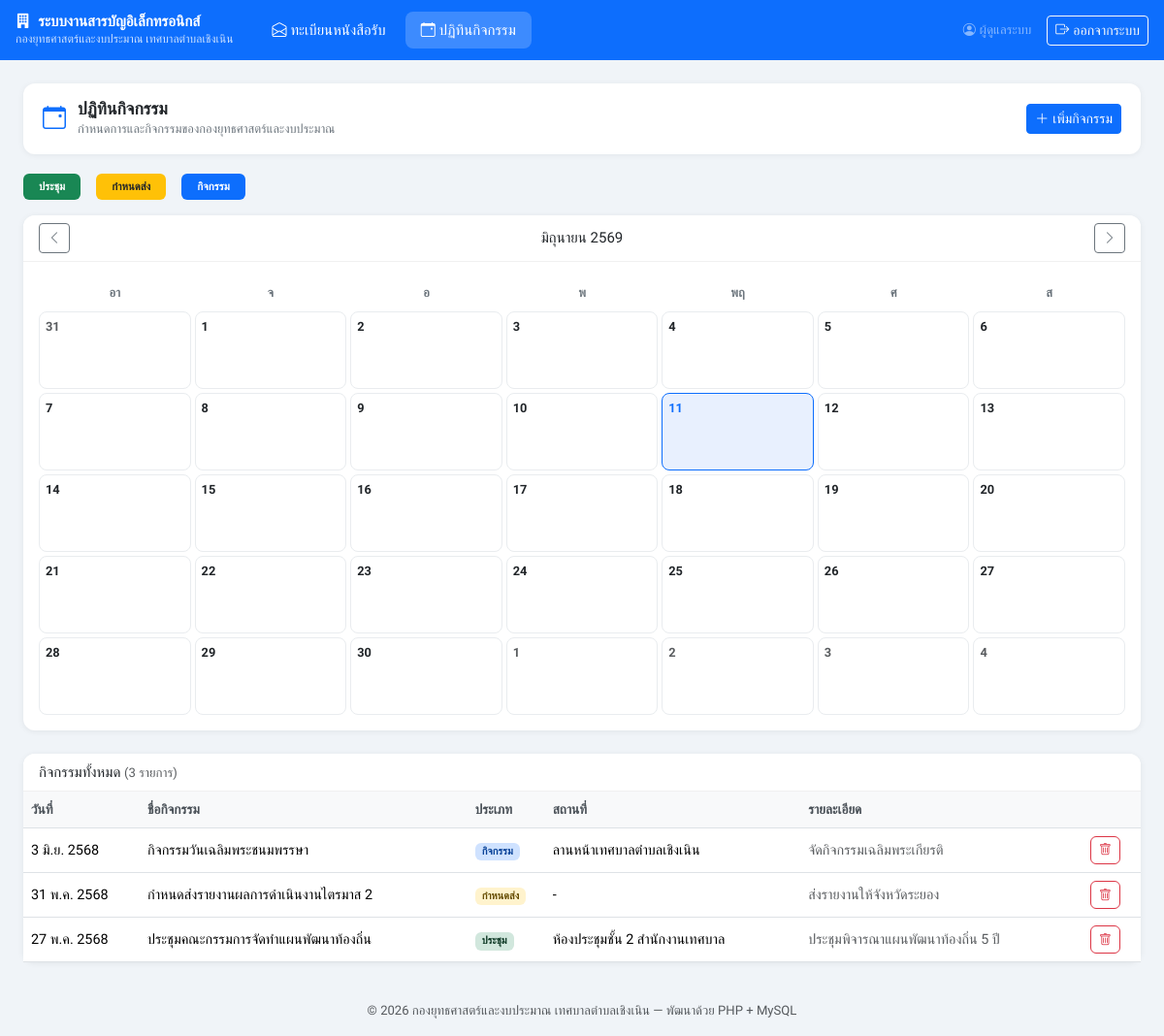
The app's page /events.php (signed in) with its own data.
### tables this page shows
CREATE TABLE IF NOT EXISTS events (
    id INT AUTO_INCREMENT PRIMARY KEY,
    event_name VARCHAR(200) NOT NULL,
    event_date DATE NOT NULL,
    event_type ENUM('ประชุม','กำหนดส่ง','กิจกรรม') DEFAULT 'กิจกรรม',
    location VARCHAR(200),
    detail TEXT,
    created_by INT,
    created_at TIMESTAMP DEFAULT CURRENT_TIMESTAMP,
    FOREIGN KEY (created_by) REFERENCES users(id)
);

### includes/config.php (called while the page is built, shortened)
<?php
function thaiDate($date) {
    $months = ['','ม.ค.','ก.พ.','มี.ค.','เม.ย.','พ.ค.','มิ.ย.','ก.ค.','ส.ค.','ก.ย.','ต.ค.','พ.ย.','ธ.ค.'];
    $d = date_create($date);
    $day   = date_format($d, 'j');
    $month = (int) date_format($d, 'n');
    $year  = (int) date_format($d, 'Y') + 543;
    return "$day {$months[$month]} $year";
}
function sanitize($str) {
    return htmlspecialchars(trim($str), ENT_QUOTES, 'UTF-8');
}

### events.php (the view, shortened to what this page needs)
<?php
require_once 'includes/config.php';
$db = getDB();
$calYear  = (int) ($_GET['y'] ?? date('Y'));
$calMonth = (int) ($_GET['m'] ?? date('n'));
$firstDay   = mktime(0,0,0,$calMonth,1,$calYear);
$daysInMonth= date('t', $firstDay);
$startWday  = (int) date('w', $firstDay);
$allEvents = $db->query("SELECT * FROM events ORDER BY event_date DESC")->fetch_all(MYSQLI_ASSOC);
$thaiMonths = ['','มกราคม','กุมภาพันธ์','มีนาคม','เมษายน','พฤษภาคม','มิถุนายน','กรกฎาคม','สิงหาคม','กันยายน','ตุลาคม','พฤศจิกายน','ธันวาคม'];
$prevM = $calMonth-1 < 1  ? ['m'=>12,'y'=>$calYear-1] : ['m'=>$calMonth-1,'y'=>$calYear];
$nextM = $calMonth+1 > 12 ? ['m'=>1, 'y'=>$calYear+1] : ['m'=>$calMonth+1,'y'=>$calYear];
include 'includes/navbar.php';
?>
<div class="page-header">
  <i class="bi bi-calendar-event text-primary fs-4"></i>
  <div>
    <h4>ปฏิทินกิจกรรม</h4>
    <p class="sub">กำหนดการและกิจกรรมของกองยุทธศาสตร์และงบประมาณ</p>
  </div>
  <div class="ms-auto">
    <button class="btn btn-sm btn-primary" data-bs-toggle="modal" data-bs-target="#modalEvent">
      <i class="bi bi-plus-lg me-1"></i>เพิ่มกิจกรรม
    </button>
  </div>
</div>
<div class="d-flex gap-3 mb-3">
  <span class="badge bg-success px-3 py-2">ประชุม</span>
  <span class="badge bg-warning text-dark px-3 py-2">กำหนดส่ง</span>
  <span class="badge bg-primary px-3 py-2">กิจกรรม</span>
</div>
<div class="card mb-4">
  <div class="card-header d-flex align-items-center justify-content-between py-2">
    <a href="events.php?y=<?= $prevM['y'] ?>&m=<?= $prevM['m'] ?>" class="btn btn-sm btn-outline-secondary"><i class="bi bi-chevron-left"></i></a>
    <span class="fw-600"><?= $thaiMonths[$calMonth] ?> <?= $calYear+543 ?></span>
    <a href="events.php?y=<?= $nextM['y'] ?>&m=<?= $nextM['m'] ?>" class="btn btn-sm btn-outline-secondary"><i class="bi bi-chevron-right"></i></a>
  </div>
  <div class="card-body">
    <div class="cal-grid">
      <?php foreach (['อา','จ','อ','พ','พฤ','ศ','ส'] as $dn): ?>
      <div class="cal-day-name"><?= $dn ?></div>
      <?php endforeach; ?>
      <?php
      $prevDays = date('t', mktime(0,0,0,$calMonth-1,1,$calYear));
      for ($i = 0; $i < $startWday; $i++):
          $d = $prevDays - $startWday + $i + 1;
      ?>
      <div class="cal-cell other-month"><div class="cal-date text-muted"><?= $d ?></div></div>
      <?php endfor; ?>
      <?php for ($d = 1; $d <= $daysInMonth; $d++):
          $dateStr  = sprintf('%04d-%02d-%02d', $calYear, $calMonth, $d);
          $isToday  = ($dateStr === date('Y-m-d'));
      ?>
      <div class="cal-cell <?= $isToday ? 'today' : '' ?>">
        <div class="cal-date <?= $isToday ? 'text-primary' : '' ?>"><?= $d ?></div>
      </div>
      <?php endfor; ?>
      <?php
      $cells = $startWday + $daysInMonth;
      $remain = $cells % 7 ? 7 - ($cells % 7) : 0;
      for ($i = 1; $i <= $remain; $i++): ?>
      <div class="cal-cell other-month"><div class="cal-date text-muted"><?= $i ?></div></div>
      <?php endfor; ?>
    </div>
  </div>
</div>
<div class="card">
  <div class="card-header py-2">
    <span class="fw-600">กิจกรรมทั้งหมด <span class="text-muted small">(<?= count($allEvents) ?> รายการ)</span></span>
  </div>
  <div class="card-body p-0">
    <div class="table-responsive">
      <table class="table table-hover mb-0">
        <thead>
          <tr>
            <th style="width:120px">วันที่</th>
            <th>ชื่อกิจกรรม</th>
            <th style="width:80px">ประเภท</th>
            <th>สถานที่</th>
            <th>รายละเอียด</th>
            <th style="width:60px"></th>
          </tr>
        </thead>
        <tbody>
          <?php if (empty($allEvents)): ?>
          <tr><td colspan="6" class="text-center text-muted py-4"><i class="bi bi-calendar-x fs-4 d-block mb-1"></i>ไม่มีกิจกรรม</td></tr>
          <?php else: ?>
          <?php foreach ($allEvents as $e): ?>
          <tr>
            <td><?= thaiDate($e['event_date']) ?></td>
            <td class="fw-500"><?= sanitize($e['event_name']) ?></td>
            <td><span class="badge badge-<?= $e['event_type'] ?>"><?= $e['event_type'] ?></span></td>
            <td><?= sanitize($e['location'] ?: '-') ?></td>
            <td class="text-muted small"><?= sanitize($e['detail'] ?: '-') ?></td>
            <td>
              <form method="POST" onsubmit="return confirm('ยืนยันการลบ?')">
                <button class="btn btn-outline-danger btn-action"><i class="bi bi-trash"></i></button>
              </form>
            </td>
          </tr>
          <?php endforeach; ?>
          <?php endif; ?>
        </tbody>
      </table>
    </div>
  </div>
</div>
<?php include 'includes/footer.php'; ?>

### includes/navbar.php (style rules this page uses)
body { font-family: 'Sarabun', sans-serif; background: #f0f4f8; font-size: 15px; }
.card { border: none; border-radius: 12px; box-shadow: 0 1px 6px rgba(0,0,0,.07); }
.card-header { background: #fff; border-bottom: 1px solid #f0f0f0; border-radius: 12px 12px 0 0 !important; }
.table th { font-weight: 600; font-size: .85rem; background: #f8f9fa; color: #495057; }
.table td { vertical-align: middle; font-size: .9rem; }
.badge-ประชุม { background: #d1e7dd; color: #0a3622; }
.badge-กำหนดส่ง { background: #fff3cd; color: #664d03; }
.badge-กิจกรรม { background: #cfe2ff; color: #084298; }
.btn-action { padding: .25rem .5rem; font-size: .8rem; }
.cal-grid { display: grid; grid-template-columns: repeat(7, 1fr); gap: 4px; }
.cal-day-name { text-align: center; font-weight: 600; font-size: .8rem; color: #6c757d; padding: 6px 0; }
.cal-cell { min-height: 80px; border: 1px solid #e9ecef; border-radius: 8px; padding: 5px 6px; background: #fff; cursor: pointer; transition: border-color .15s; }
.cal-cell.today { border-color: #0d6efd; background: #e8f0fe; }
.cal-cell.other-month .cal-date { color: #ced4da; }
.cal-date { font-size: .8rem; font-weight: 600; margin-bottom: 2px; }
.page-header { background: #fff; border-radius: 12px; padding: 1rem 1.25rem; margin-bottom: 1.25rem; box-shadow: 0 1px 6px rgba(0,0,0,.06); display: flex; align-items: center; gap: .75rem; }
.page-header h4 { margin: 0; font-weight: 700; font-size: 1.1rem; }
.page-header .sub { font-size: .8rem; color: #6c757d; margin: 0; }

### records on screen
events: event_date "3 มิ.ย. 2568", event_name "กิจกรรมวันเฉลิมพระชนมพรรษา", event_type "กิจกรรม", location "ลานหน้าเทศบาลตำบลเชิงเนิน", detail "จัดกิจกรรมเฉลิมพระเกียรติ"
events: event_date "31 พ.ค. 2568", event_name "กำหนดส่งรายงานผลการดำเนินงานไตรมาส 2", event_type "กำหนดส่ง", location "-", detail "ส่งรายงานให้จังหวัดระยอง"
events: event_date "27 พ.ค. 2568", event_name "ประชุมคณะกรรมการจัดทำแผนพัฒนาท้องถิ่น", event_type "ประชุม", location "ห้องประชุมชั้น 2 สำนักงานเทศบาล", detail "ประชุมพิจารณาแผนพัฒนาท้องถิ่น 5 ปี"

### other values on screen
SITE_NAME "ระบบงานสารบัญอิเล็กทรอนิกส์"
ORG_NAME "กองยุทธศาสตร์และงบประมาณ เทศบาลตำบลเชิงเนิน"
currentUser()['full_name'] "ผู้ดูแลระบบ"
$thaiMonths[$calMonth] "มิถุนายน"
$dn "อา"
$dn "จ"
$dn "อ"
$dn "พ"
$dn "พฤ"
$dn "ศ"
$dn "ส"
$d "31"
count($allEvents) "3"
